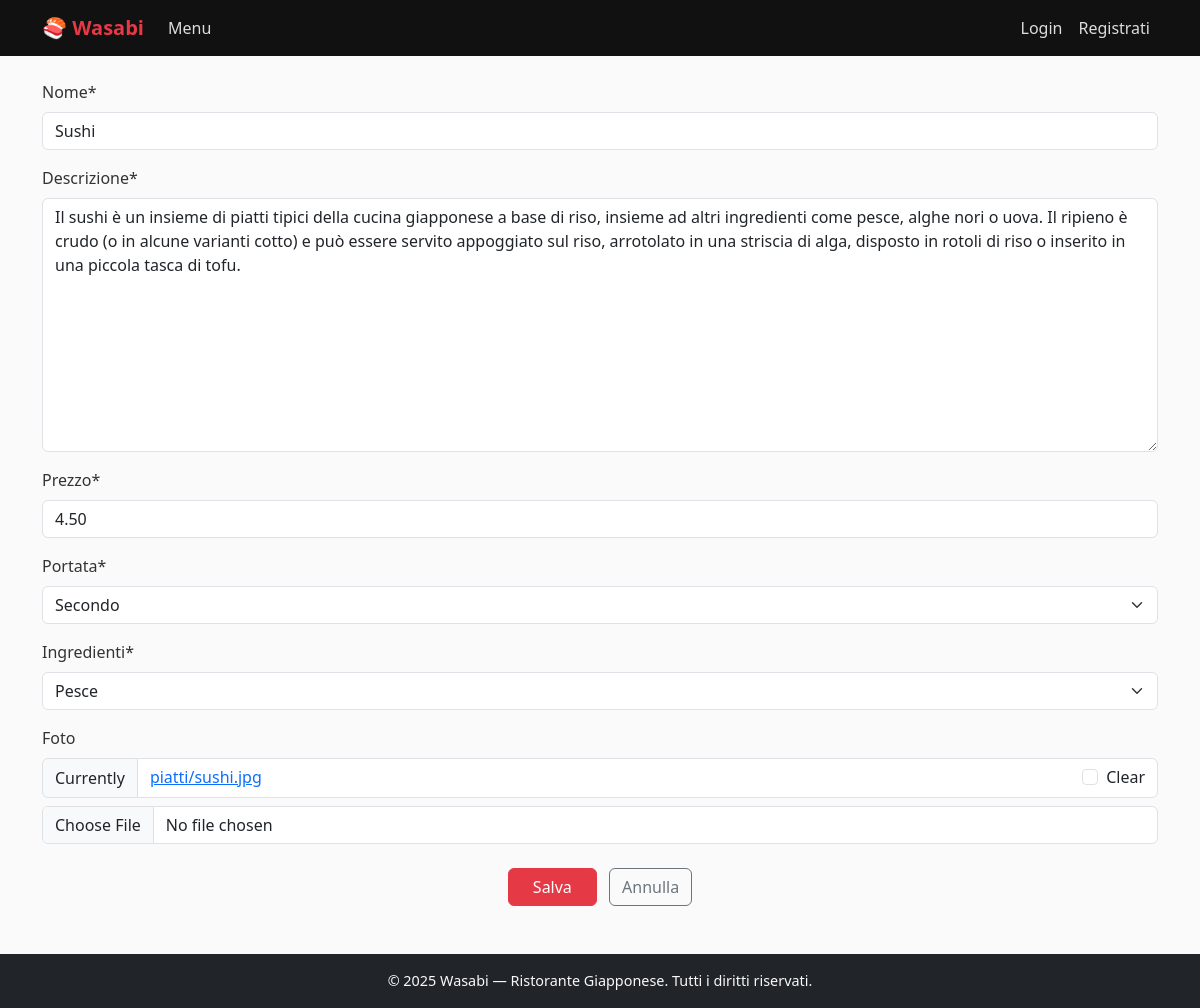
The page /takeaway/modifica_piatto/12 on the database its author committed.
### takeaway/models.py (models this page shows, shortened)
class Piatto(models.Model):
    PORTATA_CHOICES = [
        ('antipasto', 'Antipasto'),
        ('primo', 'Primo'),
        ('secondo', 'Secondo'),
        ('dessert', 'Dessert'),
    ]
    INGREDIENTI_CHOICES = [
        ('carne', 'Carne'),
        ('pesce', 'Pesce'),
        ('vegano', 'Vegano'),
        ('vegetariano', 'Vegetariano'),
    ]
    nome = models.CharField(max_length=100)
    descrizione = models.TextField()
    prezzo = models.DecimalField(max_digits=6, decimal_places=2)
    portata = models.CharField(max_length=20, choices=PORTATA_CHOICES, default='primo')
    ingredienti = models.CharField(max_length=20, choices=INGREDIENTI_CHOICES, default='carne')
    foto = models.ImageField(upload_to='piatti/', blank=True, null=True)
    class Meta:
        verbose_name_plural = "Piatti"

### takeaway/views.py (the view)
# urls.py: path("modifica_piatto/<int:pk>", PiattoUpdate.as_view(), name="piatto_update"),
class PiattoUpdate(GroupRequiredMixin, UpdateView):
    group_required = ["Dipendenti"]
    model = Piatto
    form_class = PiattoForm
    template_name = "takeaway/piatto/piatto_update.html"
    success_url = reverse_lazy("takeaway:piatti")

### takeaway/forms.py (shortened to what this page needs)
class PiattoForm(forms.ModelForm):
    class Meta:
        model = Piatto
        fields = ["nome", "descrizione", "prezzo", "portata", "ingredienti", "foto"]

### takeaway/templates/takeaway/piatto/piatto_update.html (shortened to what this page needs)
{% extends "base.html" %}
{% load crispy_forms_tags %}
{% block content %}
    <form method="post" enctype="multipart/form-data">
        {{ form|crispy }}
        <div class="mt-4 text-center">
            <button type="submit" class="btn btn-success px-4">Salva</button>
            <a href="{% url 'takeaway:piatti' %}" class="btn btn-outline-secondary ms-2">Annulla</a>
        </div>
    </form>
{% endblock %}

### static/css/style.css (style rules this page uses)
body { font-family: 'Segoe UI', Tahoma, Geneva, Verdana, sans-serif; background-color: #fafafa; color: #333; }
.btn-success { background-color: #e63946; border-color: #e63946; }

### rows shown on the page
Piatto: nome "Sushi", descrizione "Il sushi è un insieme di piatti tipici della cucina giapponese a base di riso, insieme ad altri ingredienti come pesce, alghe nori o uova. Il ripieno è crudo (o in alcune varianti cotto) e può essere servito appoggiato sul riso, arrotolato in una striscia di alga, disposto in rotoli di riso o inserito in una piccola tasca di tofu.", prezzo "4.50", portata "Secondo", ingredienti "Pesce"
